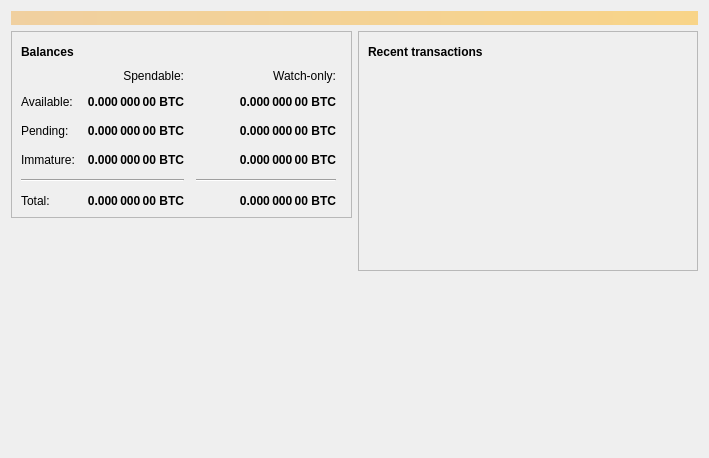
<?xml version="1.0" encoding="UTF-8"?>
<ui version="4.0">
 <class>OverviewPage</class>
 <widget class="QWidget" name="OverviewPage">
  <property name="geometry">
   <rect>
    <x>0</x>
    <y>0</y>
    <width>709</width>
    <height>458</height>
   </rect>
  </property>
  <property name="windowTitle">
   <string>Form</string>
  </property>
  <layout class="QVBoxLayout" name="topLayout">
   <item>
    <widget class="QLabel" name="labelAlerts">
     <property name="visible">
      <bool>false</bool>
     </property>
     <property name="styleSheet">
      <string notr="true">QLabel { background-color: qlineargradient(x1: 0, y1: 0, x2: 1, y2: 0, stop:0 #F0D0A0, stop:1 #F8D488); color:#000000; }</string>
     </property>
     <property name="wordWrap">
      <bool>true</bool>
     </property>
     <property name="margin">
      <number>3</number>
     </property>
     <property name="textInteractionFlags">
      <set>Qt::TextSelectableByMouse</set>
     </property>
    </widget>
   </item>
   <item>
    <layout class="QHBoxLayout" name="horizontalLayout" stretch="1,1">
     <item>
      <layout class="QVBoxLayout" name="verticalLayout_2">
       <item>
        <widget class="QFrame" name="frame">
         <property name="frameShape">
          <enum>QFrame::StyledPanel</enum>
         </property>
         <property name="frameShadow">
          <enum>QFrame::Raised</enum>
         </property>
         <layout class="QVBoxLayout" name="verticalLayout_4">
          <item>
           <layout class="QHBoxLayout" name="horizontalLayout_4">
            <item>
             <widget class="QLabel" name="label_5">
              <property name="font">
               <font>
                <weight>75</weight>
                <bold>true</bold>
               </font>
              </property>
              <property name="text">
               <string>Balances</string>
              </property>
             </widget>
            </item>
            <item>
             <widget class="QPushButton" name="labelWalletStatus">
              <property name="enabled">
               <bool>true</bool>
              </property>
              <property name="maximumSize">
               <size>
                <width>30</width>
                <height>16777215</height>
               </size>
              </property>
              <property name="toolTip">
               <string>The displayed information may be out of date. Your wallet automatically synchronizes with the Bitcoin network after a connection is established, but this process has not completed yet.</string>
              </property>
              <property name="text">
               <string/>
              </property>
              <property name="icon">
               <iconset resource="../bitcoin.qrc">
                <normaloff>:/icons/warning</normaloff>
                <disabledoff>:/icons/warning</disabledoff>:/icons/warning</iconset>
              </property>
              <property name="iconSize">
               <size>
                <width>24</width>
                <height>24</height>
               </size>
              </property>
              <property name="flat">
               <bool>true</bool>
              </property>
             </widget>
            </item>
            <item>
             <spacer name="horizontalSpacer_3">
              <property name="orientation">
               <enum>Qt::Horizontal</enum>
              </property>
              <property name="sizeHint" stdset="0">
               <size>
                <width>40</width>
                <height>20</height>
               </size>
              </property>
             </spacer>
            </item>
           </layout>
          </item>
          <item>
           <layout class="QGridLayout" name="gridLayout">
            <property name="spacing">
             <number>12</number>
            </property>
            <item row="2" column="2">
             <widget class="QLabel" name="labelWatchPending">
              <property name="font">
               <font>
                <weight>75</weight>
                <bold>true</bold>
               </font>
              </property>
              <property name="cursor">
               <cursorShape>IBeamCursor</cursorShape>
              </property>
              <property name="toolTip">
               <string>Unconfirmed transactions to watch-only addresses</string>
              </property>
              <property name="text">
               <string notr="true">0.000 000 00 BTC</string>
              </property>
              <property name="alignment">
               <set>Qt::AlignRight|Qt::AlignTrailing|Qt::AlignVCenter</set>
              </property>
              <property name="textInteractionFlags">
               <set>Qt::LinksAccessibleByMouse|Qt::TextSelectableByKeyboard|Qt::TextSelectableByMouse</set>
              </property>
             </widget>
            </item>
            <item row="2" column="1">
             <widget class="QLabel" name="labelUnconfirmed">
              <property name="font">
               <font>
                <weight>75</weight>
                <bold>true</bold>
               </font>
              </property>
              <property name="cursor">
               <cursorShape>IBeamCursor</cursorShape>
              </property>
              <property name="toolTip">
               <string>Total of transactions that have yet to be confirmed, and do not yet count toward the spendable balance</string>
              </property>
              <property name="text">
               <string notr="true">0.000 000 00 BTC</string>
              </property>
              <property name="alignment">
               <set>Qt::AlignRight|Qt::AlignTrailing|Qt::AlignVCenter</set>
              </property>
              <property name="textInteractionFlags">
               <set>Qt::LinksAccessibleByMouse|Qt::TextSelectableByKeyboard|Qt::TextSelectableByMouse</set>
              </property>
             </widget>
            </item>
            <item row="3" column="2">
             <widget class="QLabel" name="labelWatchImmature">
              <property name="font">
               <font>
                <weight>75</weight>
                <bold>true</bold>
               </font>
              </property>
              <property name="cursor">
               <cursorShape>IBeamCursor</cursorShape>
              </property>
              <property name="toolTip">
               <string>Mined balance in watch-only addresses that has not yet matured</string>
              </property>
              <property name="text">
               <string notr="true">0.000 000 00 BTC</string>
              </property>
              <property name="alignment">
               <set>Qt::AlignRight|Qt::AlignTrailing|Qt::AlignVCenter</set>
              </property>
              <property name="textInteractionFlags">
               <set>Qt::LinksAccessibleByMouse|Qt::TextSelectableByKeyboard|Qt::TextSelectableByMouse</set>
              </property>
             </widget>
            </item>
            <item row="4" column="0" colspan="2">
             <widget class="Line" name="line">
              <property name="orientation">
               <enum>Qt::Horizontal</enum>
              </property>
             </widget>
            </item>
            <item row="4" column="2">
             <widget class="Line" name="lineWatchBalance">
              <property name="sizePolicy">
               <sizepolicy hsizetype="Preferred" vsizetype="Fixed">
                <horstretch>0</horstretch>
                <verstretch>0</verstretch>
               </sizepolicy>
              </property>
              <property name="minimumSize">
               <size>
                <width>140</width>
                <height>0</height>
               </size>
              </property>
              <property name="orientation">
               <enum>Qt::Horizontal</enum>
              </property>
             </widget>
            </item>
            <item row="5" column="0">
             <widget class="QLabel" name="labelTotalText">
              <property name="text">
               <string>Total:</string>
              </property>
             </widget>
            </item>
            <item row="3" column="1">
             <widget class="QLabel" name="labelImmature">
              <property name="font">
               <font>
                <weight>75</weight>
                <bold>true</bold>
               </font>
              </property>
              <property name="cursor">
               <cursorShape>IBeamCursor</cursorShape>
              </property>
              <property name="toolTip">
               <string>Mined balance that has not yet matured</string>
              </property>
              <property name="text">
               <string notr="true">0.000 000 00 BTC</string>
              </property>
              <property name="alignment">
               <set>Qt::AlignRight|Qt::AlignTrailing|Qt::AlignVCenter</set>
              </property>
              <property name="textInteractionFlags">
               <set>Qt::LinksAccessibleByMouse|Qt::TextSelectableByKeyboard|Qt::TextSelectableByMouse</set>
              </property>
             </widget>
            </item>
            <item row="2" column="3">
             <spacer name="horizontalSpacer_2">
              <property name="orientation">
               <enum>Qt::Horizontal</enum>
              </property>
              <property name="sizeHint" stdset="0">
               <size>
                <width>40</width>
                <height>20</height>
               </size>
              </property>
             </spacer>
            </item>
            <item row="3" column="0">
             <widget class="QLabel" name="labelImmatureText">
              <property name="text">
               <string>Immature:</string>
              </property>
             </widget>
            </item>
            <item row="5" column="1">
             <widget class="QLabel" name="labelTotal">
              <property name="font">
               <font>
                <weight>75</weight>
                <bold>true</bold>
               </font>
              </property>
              <property name="cursor">
               <cursorShape>IBeamCursor</cursorShape>
              </property>
              <property name="toolTip">
               <string>Your current total balance</string>
              </property>
              <property name="text">
               <string notr="true">0.000 000 00 BTC</string>
              </property>
              <property name="alignment">
               <set>Qt::AlignRight|Qt::AlignTrailing|Qt::AlignVCenter</set>
              </property>
              <property name="textInteractionFlags">
               <set>Qt::LinksAccessibleByMouse|Qt::TextSelectableByKeyboard|Qt::TextSelectableByMouse</set>
              </property>
             </widget>
            </item>
            <item row="5" column="2">
             <widget class="QLabel" name="labelWatchTotal">
              <property name="font">
               <font>
                <weight>75</weight>
                <bold>true</bold>
               </font>
              </property>
              <property name="cursor">
               <cursorShape>IBeamCursor</cursorShape>
              </property>
              <property name="toolTip">
               <string>Current total balance in watch-only addresses</string>
              </property>
              <property name="text">
               <string notr="true">0.000 000 00 BTC</string>
              </property>
              <property name="alignment">
               <set>Qt::AlignRight|Qt::AlignTrailing|Qt::AlignVCenter</set>
              </property>
              <property name="textInteractionFlags">
               <set>Qt::LinksAccessibleByMouse|Qt::TextSelectableByKeyboard|Qt::TextSelectableByMouse</set>
              </property>
             </widget>
            </item>
            <item row="0" column="2">
             <widget class="QLabel" name="labelWatchonly">
              <property name="text">
               <string>Watch-only:</string>
              </property>
              <property name="alignment">
               <set>Qt::AlignRight|Qt::AlignTrailing|Qt::AlignVCenter</set>
              </property>
             </widget>
            </item>
            <item row="1" column="0">
             <widget class="QLabel" name="labelBalanceText">
              <property name="text">
               <string>Available:</string>
              </property>
             </widget>
            </item>
            <item row="1" column="1">
             <widget class="QLabel" name="labelBalance">
              <property name="font">
               <font>
                <weight>75</weight>
                <bold>true</bold>
               </font>
              </property>
              <property name="cursor">
               <cursorShape>IBeamCursor</cursorShape>
              </property>
              <property name="toolTip">
               <string>Your current spendable balance</string>
              </property>
              <property name="text">
               <string notr="true">0.000 000 00 BTC</string>
              </property>
              <property name="alignment">
               <set>Qt::AlignRight|Qt::AlignTrailing|Qt::AlignVCenter</set>
              </property>
              <property name="textInteractionFlags">
               <set>Qt::LinksAccessibleByMouse|Qt::TextSelectableByKeyboard|Qt::TextSelectableByMouse</set>
              </property>
             </widget>
            </item>
            <item row="1" column="2">
             <widget class="QLabel" name="labelWatchAvailable">
              <property name="font">
               <font>
                <weight>75</weight>
                <bold>true</bold>
               </font>
              </property>
              <property name="cursor">
               <cursorShape>IBeamCursor</cursorShape>
              </property>
              <property name="toolTip">
               <string>Your current balance in watch-only addresses</string>
              </property>
              <property name="text">
               <string notr="true">0.000 000 00 BTC</string>
              </property>
              <property name="alignment">
               <set>Qt::AlignRight|Qt::AlignTrailing|Qt::AlignVCenter</set>
              </property>
              <property name="textInteractionFlags">
               <set>Qt::LinksAccessibleByMouse|Qt::TextSelectableByKeyboard|Qt::TextSelectableByMouse</set>
              </property>
             </widget>
            </item>
            <item row="2" column="0">
             <widget class="QLabel" name="labelPendingText">
              <property name="text">
               <string>Pending:</string>
              </property>
             </widget>
            </item>
            <item row="0" column="1">
             <widget class="QLabel" name="labelSpendable">
              <property name="text">
               <string>Spendable:</string>
              </property>
              <property name="alignment">
               <set>Qt::AlignRight|Qt::AlignTrailing|Qt::AlignVCenter</set>
              </property>
             </widget>
            </item>
           </layout>
          </item>
         </layout>
        </widget>
       </item>
       <item>
        <layout class="QHBoxLayout" name="horizontalLayout_3">
         <item>
          <widget class="QPushButton" name="pushButton">
           <property name="sizePolicy">
            <sizepolicy hsizetype="Fixed" vsizetype="Fixed">
             <horstretch>0</horstretch>
             <verstretch>0</verstretch>
            </sizepolicy>
           </property>
           <property name="minimumSize">
            <size>
             <width>220</width>
             <height>213</height>
            </size>
           </property>
           <property name="text">
            <string/>
           </property>
           <property name="icon">
            <iconset resource="../bitcoin.qrc">
             <normaloff>:/icons/dogechain</normaloff>:/icons/dogechain</iconset>
           </property>
           <property name="iconSize">
            <size>
             <width>220</width>
             <height>213</height>
            </size>
           </property>
           <property name="flat">
            <bool>true</bool>
           </property>
          </widget>
         </item>
        </layout>
       </item>
       <item>
        <spacer name="verticalSpacer">
         <property name="orientation">
          <enum>Qt::Vertical</enum>
         </property>
         <property name="sizeHint" stdset="0">
          <size>
           <width>20</width>
           <height>40</height>
          </size>
         </property>
        </spacer>
       </item>
      </layout>
     </item>
     <item>
      <layout class="QVBoxLayout" name="verticalLayout_3">
       <item>
        <widget class="QFrame" name="frame_2">
         <property name="frameShape">
          <enum>QFrame::StyledPanel</enum>
         </property>
         <property name="frameShadow">
          <enum>QFrame::Raised</enum>
         </property>
         <layout class="QVBoxLayout" name="verticalLayout">
          <item>
           <layout class="QHBoxLayout" name="horizontalLayout_2">
            <item>
             <widget class="QLabel" name="label_4">
              <property name="font">
               <font>
                <weight>75</weight>
                <bold>true</bold>
               </font>
              </property>
              <property name="text">
               <string>Recent transactions</string>
              </property>
             </widget>
            </item>
            <item>
             <widget class="QPushButton" name="labelTransactionsStatus">
              <property name="enabled">
               <bool>true</bool>
              </property>
              <property name="maximumSize">
               <size>
                <width>30</width>
                <height>16777215</height>
               </size>
              </property>
              <property name="toolTip">
               <string>The displayed information may be out of date. Your wallet automatically synchronizes with the Bitcoin network after a connection is established, but this process has not completed yet.</string>
              </property>
              <property name="text">
               <string/>
              </property>
              <property name="icon">
               <iconset resource="../bitcoin.qrc">
                <normaloff>:/icons/warning</normaloff>
                <disabledoff>:/icons/warning</disabledoff>:/icons/warning</iconset>
              </property>
              <property name="iconSize">
               <size>
                <width>24</width>
                <height>24</height>
               </size>
              </property>
              <property name="flat">
               <bool>true</bool>
              </property>
             </widget>
            </item>
            <item>
             <spacer name="horizontalSpacer">
              <property name="orientation">
               <enum>Qt::Horizontal</enum>
              </property>
              <property name="sizeHint" stdset="0">
               <size>
                <width>40</width>
                <height>20</height>
               </size>
              </property>
             </spacer>
            </item>
           </layout>
          </item>
          <item>
           <widget class="QListView" name="listTransactions">
            <property name="styleSheet">
             <string notr="true">QListView { background: transparent; }</string>
            </property>
            <property name="frameShape">
             <enum>QFrame::NoFrame</enum>
            </property>
            <property name="verticalScrollBarPolicy">
             <enum>Qt::ScrollBarAlwaysOff</enum>
            </property>
            <property name="horizontalScrollBarPolicy">
             <enum>Qt::ScrollBarAlwaysOff</enum>
            </property>
            <property name="selectionMode">
             <enum>QAbstractItemView::NoSelection</enum>
            </property>
           </widget>
          </item>
         </layout>
        </widget>
       </item>
       <item>
        <spacer name="verticalSpacer_2">
         <property name="orientation">
          <enum>Qt::Vertical</enum>
         </property>
         <property name="sizeHint" stdset="0">
          <size>
           <width>20</width>
           <height>40</height>
          </size>
         </property>
        </spacer>
       </item>
      </layout>
     </item>
    </layout>
   </item>
  </layout>
 </widget>
 <resources>
  <include location="../bitcoin.qrc"/>
 </resources>
 <connections/>
</ui>
